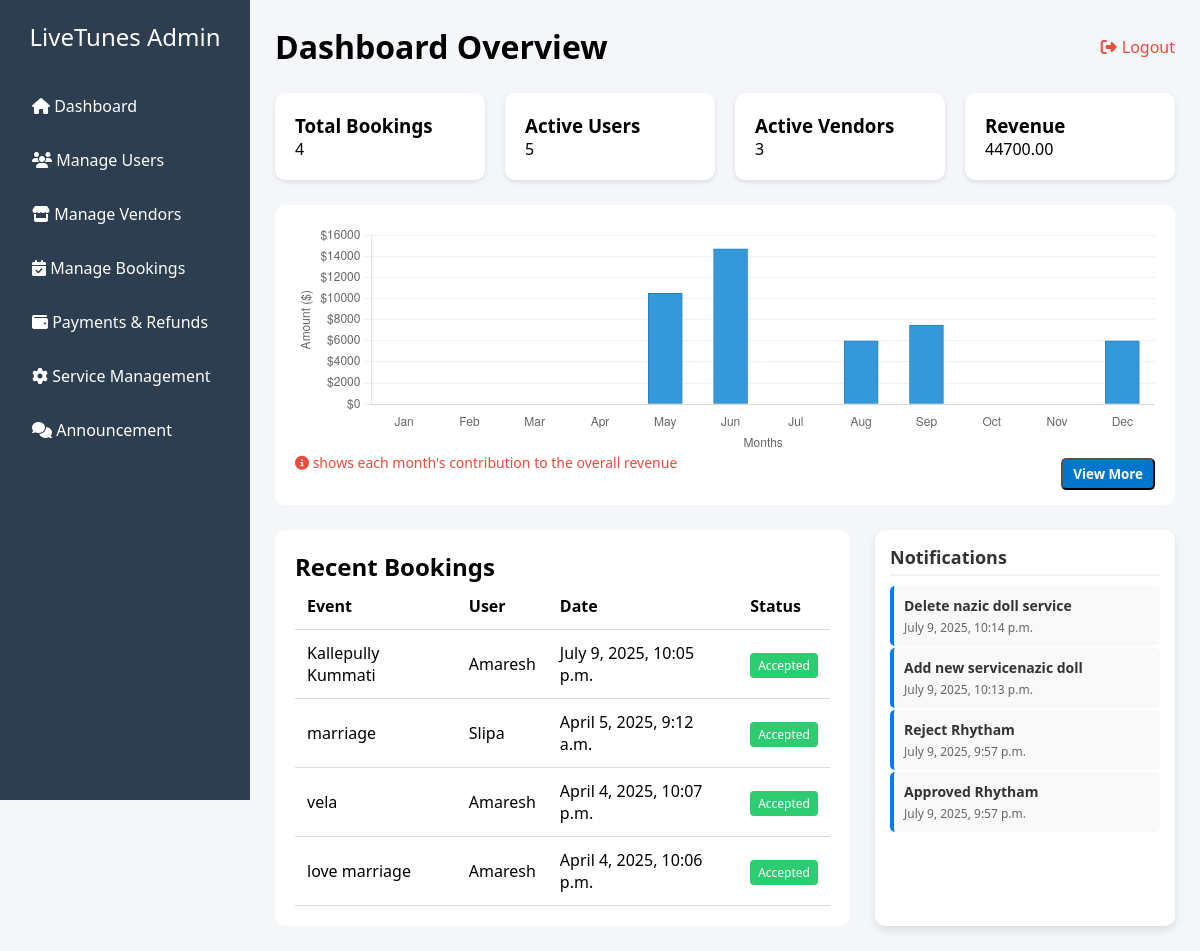
Page /admin_dashboard on the committed database.
### Admin/models.py (models this page shows, shortened)
class AdminEarnings(models.Model):
    booking_earnings = models.DecimalField(max_digits=10, decimal_places=2, default=0.00, null=True, blank= True)  # Commission from bookings
    cancel_earnings = models.DecimalField(max_digits=10, decimal_places=2, default=0.00, null=True, blank= True)   # Commission from cancellations
    total_earnings = models.DecimalField(max_digits=10, decimal_places=2, default=0.00, editable=False)  # Auto-updated total

class AdminNotification(models.Model):
    message = models.TextField()
    created_at = models.DateTimeField(default=now)

### user/models.py (models this page shows, shortened)
class Booking(models.Model):
    user = models.ForeignKey(User, on_delete=models.CASCADE)
    vendor = models.ForeignKey(Vendor, on_delete=models.CASCADE)
    select_service = models.ForeignKey(VendorServicePrice, on_delete=models.CASCADE)
    num_people = models.PositiveIntegerField()
    event_name = models.CharField(max_length=255)  # 🔹 Now a simple CharField
    venue_address = models.TextField()
    event_date = models.DateTimeField()
    event_hours = models.PositiveIntegerField()
    total_amount = models.DecimalField(max_digits=10, decimal_places=2, blank=True, null=True)
    booking_date = models.DateTimeField(auto_now_add=True)
    vendor_approval = models.CharField(max_length = 2500, null =True, blank = True)
    payment_approval = models.CharField(max_length=2500, null=True, blank=True)
    admin_approval = models.CharField(max_length=2500, null=True, blank=True)
    commission_amount = models.DecimalField(max_digits=10, decimal_places=2, blank=True, null=True)
    vendor_amount = models.DecimalField(max_digits=10, decimal_places=2, blank=True, null=True)

### Admin/views.py (the view)
# urls.py: path('admin_dashboard', views.admin_dashboard, name="admin_dashboard"),
def admin_dashboard(request):
    vendors = Vendor.objects.all()
    total_vendors = Vendor.objects.count()
    total_users = User_profile.objects.count()
    total_bookings = Booking.objects.count()
    latest_bookings = Booking.objects.order_by('-booking_date')[:4]  # Get latest booking
    total_amount = AdminEarnings.objects.get(id=1)
    notification = AdminNotification.objects.all().order_by('-created_at')
    total_monthly_earnings = MonthlyEarnings.objects.all()
    monthly_earnings_dict = defaultdict(int)
    for earning in total_monthly_earnings:
        month_index = earning.date.month - 1  # Convert month (1-12) to index (0-11)
        monthly_earnings_dict[month_index] += int(float(earning.amount))  # Convert properly
    monthly_earnings = [monthly_earnings_dict[i] for i in range(12)]
    context = {
        'vendors': vendors,
        'total_vendors': total_vendors,
        'total_users': total_users,
        'total_bookings': total_bookings,
        'latest_booking': latest_bookings,  # Pass latest booking
        'total_amount': total_amount,
        "notification": notification,
        'monthly_earnings': monthly_earnings  # Pass the calculated monthly earnings
    }
    return render(request, "admin_dashboard.html", context)

### Admin/templates/admin_dashboard.html (shortened to what this page needs)
<!DOCTYPE html>
<html lang="en">
<head>
    <link rel="stylesheet" href="https://cdnjs.cloudflare.com/ajax/libs/font-awesome/6.4.0/css/all.min.css">
</head>
<body>
    <div class="sidebar">
            <div class="logo">LiveTunes Admin</div>
            <div class="menu-item">
                <a href="{% url 'admin_dashboard' %}" style="text-decoration: none; color: inherit;">
                    <i class="fas fa-home"></i> Dashboard
                </a>
            </div>
            <div class="menu-item">
                <a href="{% url 'manage_users' %}" style="text-decoration: none; color: inherit;">
                    <i class="fas fa-users"></i> Manage Users
                </a>
            </div>
            <div class="menu-item">
                <a href="{% url 'manage_vendor' %}" style="text-decoration: none; color: inherit;">
                    <i class="fas fa-store"></i> Manage Vendors
                </a>
            </div>
            <div class="menu-item">
                <a href="{% url 'manage_booking' %}" style="text-decoration: none; color: inherit;">
                    <i class="fas fa-calendar-check"></i> Manage Bookings
                </a>
            </div>
            <div class="menu-item">
                <a href="{% url 'payment_refund' %}" style="text-decoration: none; color: inherit;">
                    <i class="fas fa-wallet"></i> Payments & Refunds
                </a>
            </div>
            <div class="menu-item">
                <a href="{% url 'service_management' %}" style="text-decoration: none; color: inherit;">
                    <i class="fas fa-cog"></i> Service Management
                </a>
            </div>
            <div class="menu-item">
                <a href="{% url 'add_announcement' %}" style="text-decoration: none; color: inherit;">
                    <i class="fas fa-comments"></i> Announcement
                </a>
            </div>
        </div>
    <div class="main-content">
        <div class="header">
            <h1>Dashboard Overview</h1>
            <div class="header-controls">
                <div class="logout-btn" onclick="handleLogout()">
                    <i class="fas fa-sign-out-alt"></i>
                    <span>Logout</span>
                </div>
            </div>
        </div>
        <div class="stats-container">
            <div class="stat-card">
                <h3>Total Bookings</h3>
                <p class="stat-value">{{total_bookings}}</p>
            </div>
            <div class="stat-card">
                <h3>Active Users</h3>
                <p class="stat-value">{{total_users}}</p>
            </div>
            <div class="stat-card">
                <h3>Active Vendors</h3>
                <p class="stat-value">{{total_vendors}}</p>
            </div>
            <div class="stat-card">
                <h3>Revenue</h3>
                <p class="stat-value">{{total_amount.total_earnings}}</p>
            </div>
        </div>
        <div class="chart-container" style="position: relative; padding-bottom: 50px;">
            <canvas id="monthlyRevenueChart"></canvas>
            <div style="position: absolute; bottom: 15px; left: 20px; right: 20px; display: flex; justify-content: space-between; color: #e74c3c; font-size: 14px;">
                <div>
                    <i class="fas fa-info-circle"></i>
                    shows each month's contribution to the overall revenue
                </div>
                <div>
                   <button class="back-button" onclick="window.location.href='{% url 'monthly_chart' %}'">View More</button>
                </div>
            </div>
        </div>
        <div class="recent-activity">
            <div class="booking-list">
                <h2>Recent Bookings</h2>
                <table>
                    <thead>
                        <tr>
                            <th>Event</th>
                            <th>User</th>
                            <th>Date</th>
                            <th>Status</th>
                        </tr>
                    </thead>
                    <tbody>
                    {% for i in latest_booking %}
                        <tr>
                            <td>{{i.event_name}}</td>
                            <td>{{i.user.first_name}}</td>
                            <td>{{i.booking_date}}</td>
                            <td><span class="status confirmed">{{i.vendor_approval}}</span></td>
                        </tr>
                    {% endfor %}
                    </tbody>
                </table>
            </div>
           <div class="notifications">
                <h2>Notifications</h2>
               {% for not in notification %}
                <div class="notification-item">
                    <p>{{not.message}}</p>
                    <small>{{not.created_at}}</small>
                </div>
               {% endfor %}
            </div>
        </div>
    </div>
    <script>
                // Updated Chart Configuration
    const monthlyRevCtx = document.getElementById('monthlyRevenueChart').getContext('2d');
    new Chart(monthlyRevCtx, {
        type: 'bar',
        data: {
            labels: ['Jan', 'Feb', 'Mar', 'Apr', 'May', 'Jun',
                     'Jul', 'Aug', 'Sep', 'Oct', 'Nov', 'Dec'],
            datasets: [{
                label: 'Monthly Revenue',
                data: {{ monthly_earnings|safe }},
                backgroundColor: '#3498db',
                borderColor: '#2980b9',
                borderWidth: 1,
                barThickness: 34, // Reduced bar width
                categoryPercentage: 0.4 // Adjust spacing between bars
            }]
        },
        options: {
            responsive: true,
            maintainAspectRatio: false,
            scales: {
                y: {
                    beginAtZero: true,
                    title: {
                        display: true,
                        text: 'Amount ($)'
                    },
                    ticks: {
                        callback: function(value) {
                            return '$' + value;
                        }
                    },
                    grid: {
                        color: '#f1f1f1'
                    }
                },
                x: {
                    title: {
                        display: true,
                        text: 'Months'
                    },
                    grid: {
                        display: false
                    }
                }
            },
            plugins: {
                legend: {
                    display: false
                },
                tooltip: {
                    backgroundColor: '#2c3e50',
                    bodyColor: '#ffffff',
                    titleColor: '#ffffff',
                    callbacks: {
                        label: function(context) {
                            return ' Earnings: $' + context.raw;
                        }
                    }
                }
            }
        }
    });
        // Logout Handler
       function handleLogout() {
    window.location.href = "{% url 'logout' %}";
    }
    </script>
</body>
</html>

### Admin/templates/admin_dashboard.html (style rules this page uses)
* { margin: 0; padding: 0; box-sizing: border-box; font-family: 'Segoe UI', Tahoma, Geneva, Verdana, sans-serif; }
body { display: flex; background-color: #f5f6fa; }
.sidebar { width: 250px; height: 100vh; background-color: #2c3e50; color: white; padding: 20px; position: fixed; }
.logo { font-size: 24px; margin-bottom: 30px; text-align: center; }
.menu-item { padding: 12px; margin: 8px 0; border-radius: 5px; cursor: pointer; transition: 0.3s; }
.main-content { margin-left: 250px; padding: 25px; width: calc(100% - 250px); }
.header { display: flex; justify-content: space-between; align-items: center; margin-bottom: 25px; }
.header-controls { display: flex; gap: 20px; align-items: center; }
.logout-btn { color: #e74c3c; cursor: pointer; transition: 0.3s; display: flex; align-items: center; gap: 5px; }
.stats-container { display: grid; grid-template-columns: repeat(4, 1fr); gap: 20px; margin-bottom: 25px; }
.stat-card { background: white; padding: 20px; border-radius: 10px; box-shadow: 0 2px 5px rgba(0,0,0,0.1); }
.chart-container { background: white; padding: 20px; border-radius: 10px; margin-bottom: 25px; height: 300px; }
.recent-activity { display: grid; grid-template-columns: 2fr 1fr; gap: 25px; }
.booking-list, .notifications { background: white; padding: 20px; border-radius: 10px; }
table { width: 100%; border-collapse: collapse; }
th, td { padding: 12px; text-align: left; border-bottom: 1px solid #ddd; }
.status { padding: 4px 8px; border-radius: 4px; font-size: 12px; }
.confirmed { background: #2ecc71; color: white; }
.notifications { width: 300px; background: #fff; border-radius: 10px; box-shadow: 0px 4px 8px rgba(0, 0, 0, 0.1); padding: 15px; font-family: Arial, sans-serif; }
.notifications h2 { font-size: 18px; margin-bottom: 10px; color: #333; border-bottom: 2px solid #f1f1f1; padding-bottom: 5px; }
.notification-item { background: #f9f9f9; border-left: 4px solid #007bff; padding: 10px; margin: 2px 0; border-radius: 5px; }
.notification-item p { margin: 0; font-size: 14px; color: #333; font-weight: bold; }
.notification-item small { display: block; font-size: 12px; color: #666; margin-top: 4px; }
.back-button { margin-top:5px; background-color: #0077cc; color: white; padding:5px 10px; border-radius: 5px; text-decoration: none; font-weight: bold; transition: background-color 0.3s ease; }

### rows in the picture
AdminEarnings: total_earnings "44700.00"
Booking: event_name "Kallepully Kummati", user.first_name "Amaresh", booking_date "July 9, 2025, 10:05 p.m.", vendor_approval "Accepted"
Booking: event_name "marriage", user.first_name "Slipa", booking_date "April 5, 2025, 9:12 a.m.", vendor_approval "Accepted"
Booking: event_name "vela", user.first_name "Amaresh", booking_date "April 4, 2025, 10:07 p.m.", vendor_approval "Accepted"
Booking: event_name "love marriage", user.first_name "Amaresh", booking_date "April 4, 2025, 10:06 p.m.", vendor_approval "Accepted"
AdminNotification: message "Delete nazic doll service", created_at "July 9, 2025, 10:14 p.m."
AdminNotification: message "Add new servicenazic doll", created_at "July 9, 2025, 10:13 p.m."
AdminNotification: message "Reject Rhytham", created_at "July 9, 2025, 9:57 p.m."
AdminNotification: message "Approved Rhytham", created_at "July 9, 2025, 9:57 p.m."

### other values in the picture
{{ total_bookings }} "4"
{{ total_users }} "5"
{{ total_vendors }} "3"
chart data {{ monthly_earnings|safe }} [0, 0, 0, 0, 10500, 14700, 0, 6000, 7500, 0, 0, 6000]
